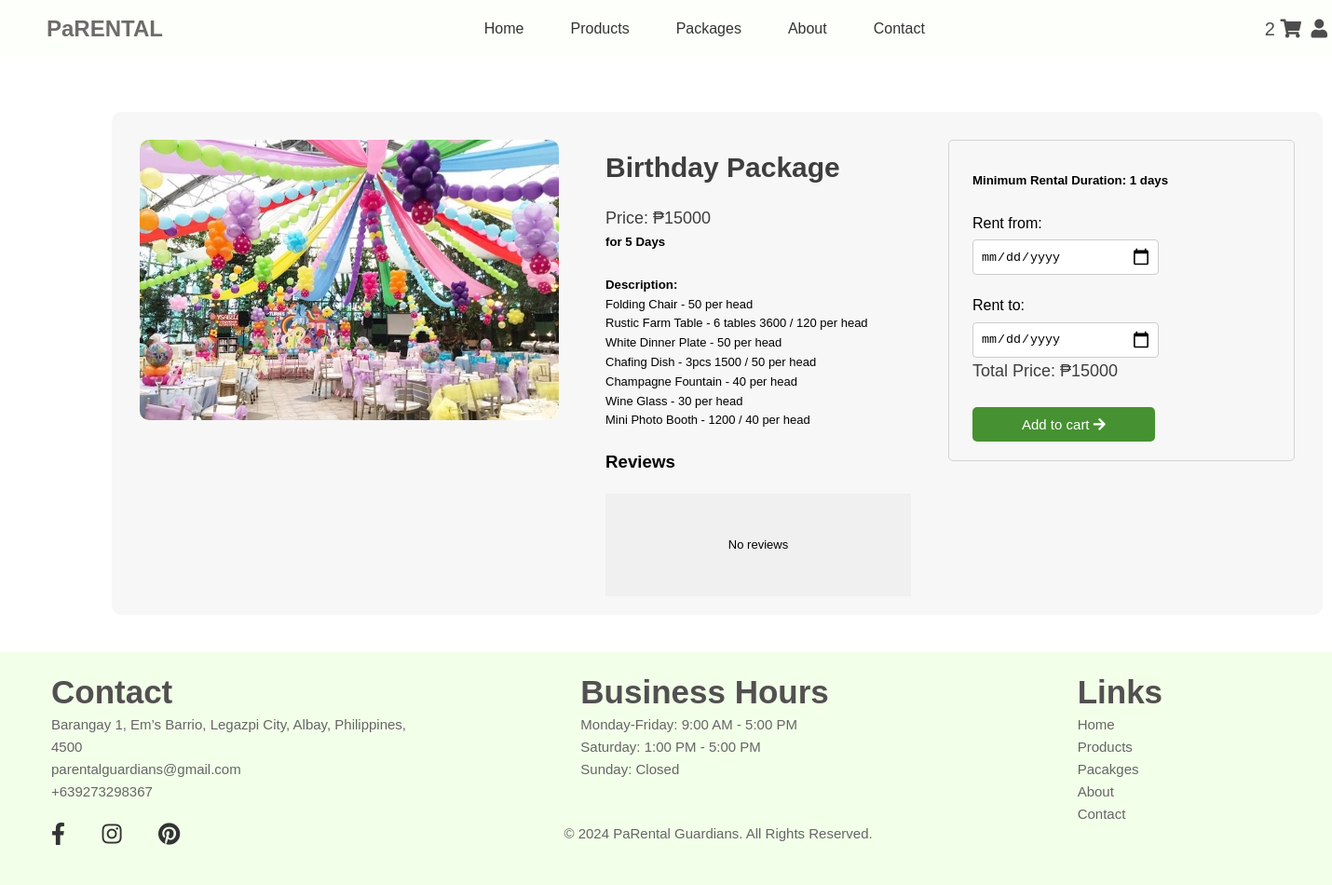
/login/package_details.php?id=85 (signed in), run on the app's committed database.
### tables this page shows
CREATE TABLE `products` (
  `id` int(11) NOT NULL,
  `name` varchar(100) DEFAULT NULL,
  `category_id` int(11) DEFAULT NULL,
  `price` decimal(10,0) NOT NULL,
  `color` varchar(250) DEFAULT NULL,
  `material` varchar(50) DEFAULT NULL,
  `dimension` varchar(50) DEFAULT NULL,
  `stock` int(11) DEFAULT NULL,
  `reserve` int(11) NOT NULL DEFAULT 0,
  `used` int(11) NOT NULL DEFAULT 0,
  `image` varchar(50) DEFAULT NULL,
  `counter` int(11) NOT NULL DEFAULT 0,
  `total_ratings` int(11) NOT NULL DEFAULT 0
);

### login/package_details.php (the view, shortened to what this page needs)
<?php
if (isset($_SESSION['id'])) {
require_once "../components/db_connect.php";
if (isset($_GET['id'])) {
    $productId =  $conn->real_escape_string($_GET['id']);
    $sql = "SELECT * FROM products WHERE id = '$productId'";
    $result = $conn->query($sql);
    if ($result->num_rows > 0) {
        $product = $result->fetch_assoc();
?>
<!DOCTYPE html>
<html lang="en">
<head>
    <link rel="stylesheet" href="../css/chair_item.css">
    <link rel="stylesheet" href="https://cdnjs.cloudflare.com/ajax/libs/font-awesome/5.15.4/css/all.min.css">
</head>
<body>
    <?php require'../components/header1.php'; ?>
    <main>
        <div class="container">
            <div class="cardproduct">
                <div class="image-column">
                    <img class="card-img" src="../images/products/<?php echo $product['image']; ?>" alt="<?php echo $product['name']; ?>">
                </div>
                <div class="details-column">
                    <h2><?php echo $product['name']; ?></h2>
                    <h4 class="product-price" data-price="<?php echo $product['price']; ?>">Price: ₱<?php echo $product['price']; ?></h4>
                    <h5>for 5 Days</h5><br>
                    <div>
                        <h5>Description:</h5>
                        <?php
                        $items = $product['color'];
                        $itemsArray = explode(',', $items);
                        foreach ($itemsArray as $item) {
                            echo '<p>' . htmlspecialchars(trim($item), ENT_QUOTES, 'UTF-8') . '</p>';
                        }
                        ?>
                    </div>
                    <h3>Reviews</h3>
                        <div class="scroll">
                            <?php
                                include "../components/db_connect.php";
                                $sql = "SELECT name, rating, review FROM rate WHERE product_id = $productId";
                                $result = $conn->query($sql);
                                if ($result->num_rows > 0) {
                                    while($row = $result->fetch_assoc()) {
                            ?>
                                        <div class="review" style="margin-left:10px;">
                                            <div class="review-rating">
                                                <p style="margin-bottom:-10px; color: darkgreen;"><?= $row['name']; ?></p>
                                                <?php
                                                    for ($i = 1; $i <= 5; $i++) {
                                                        echo $i <= $row['rating'] ? '<span class="star">&#9733;</span>' : '<span class="star">&#9734;</span>';
                                                    }
                                                ?>
                                                <span style="font-size: 14px;"> <?= $row['rating']; ?></span>
                                            </div>
                                            <p style="margin-top:-5px"><?= $row['review']; ?></p>
                                        </div>
                                        <hr>
                            <?php
                                    }
                                } else {
                            ?>
                                    <p style="text-align: center; margin-top: 40px;">No reviews</p>
                            <?php
                                }
                            ?>
                </div>
                </div>
            <form method="post" action="../components/add_cart.php">
                <div class="rental">
                    <h5>Minimum Rental Duration: 1 days</h5>
                    <div class="rental-section">
                    <label for="rent-from">Rent from:</label>
                    <input type="date" id="rent-from" name="rent-from" onchange="calculatePrice(); disablePastDates()">
                    </div>
                    <div class="rental-section">
                    <label for="rent-to">Rent to:</label>
                    <input type="date" id="rent-to" name="rent-to" onchange="calculatePrice()">
                    </div>
                    <h4>Total Price: <span id="total-price">₱<?php echo $product['price']; ?></span></h4>
                    <button type="submit" name="submit" class="addtocart" onclick="addToCart(this)" id="add-to-cart-btn" disabled>Add to cart <i class="fas fa-arrow-right"></i></button>
                </div>
            </form>
            </div>
        </div>
    </main>
    <?php require'../components/footer.php'; ?>
</body>
</html>
<?php
    } else {
        echo "Product not found";
        exit();
    }
} else {
    echo "Product ID not provided";
}
?>
<?php
}else{
  header("Location: ../login/signin.php?error=You need to login first");
  exit();
}
?>

### css/chair_item.css (style rules this page uses)
body { margin: 0; padding: 0; border: 0; }
.card-img { border-radius: 10px; width: 500px; margin: 30px; }
.addtocart { border-radius: 5px; display: inline-block; background-color: #469131; color: #fff; margin-top: 0; padding: 10px 53px; border: none; cursor: pointer; font-size: 15px; margin-bottom: 10px; margin-left: 15px; }
body { font-family: Arial, sans-serif; line-height: 1.6; }
img { width: 100%; height: auto; }
.container { max-width: 100%; padding: 20px; }
main { padding-top: 30px; }
.cardproduct { display: flex; background-color: #f7f7f7; border-radius: 10px; overflow: hidden; justify-content: space-between; margin-bottom: 20px; margin-left: 100px; margin-top: -20px; width: 1300px; }
.cardproduct h2 { font-size: 30px; color: #3f3e3e; line-height: 1; }
.cardproduct h4 { font-size: 18px; font-weight: 200; color: #3f3e3e; margin-top: -20px; }
.cardproduct p { font-size: 13px; margin-top: 10px; }
.image-column { flex: 1; justify-content: space-between; }
.image-column img { width: 450px; height: auto; }
.details-column { flex: 2; padding: 20px; }
.details-column p, .details-column h4, .details-column h5 { margin: 0; padding: 0; }
.rental { background-color: #f7f7f7; border: 1px; border-style: solid; border-color: #d3d3d3; border-radius: 5px; width: 350px; padding: 10px; margin: 30px; }
.rental h5, .rental h4, .rental label { margin-left: 15px; }
.rental-section { margin-bottom: 20px; }
label { display: block; margin-bottom: 5px; }
input[type="date"] { padding: 8px; border: 1px solid #ccc; border-radius: 4px; width: 200px; box-sizing: border-box; margin-left: 15px; }

### login/package_details.php (style rules this page uses)
.scroll { display: block; border: 0px solid gray; background-color: #F0F0F0; padding: 5px; margin-top: 5px; width: 100%; height: 100px; overflow-y: scroll; }

### data on the page
products: image (picture), name "Birthday Package", price "15000", color "Folding Chair - 50 per head", color "Rustic Farm Table - 6 tables 3600 / 120 per head", color "White Dinner Plate - 50 per head", color "Chafing Dish - 3pcs 1500 / 50 per head", color "Champagne Fountain - 40 per head", color "Wine Glass - 30 per head", color "Mini Photo Booth - 1200 / 40 per head"

### other printed values
$cart_count "2"
